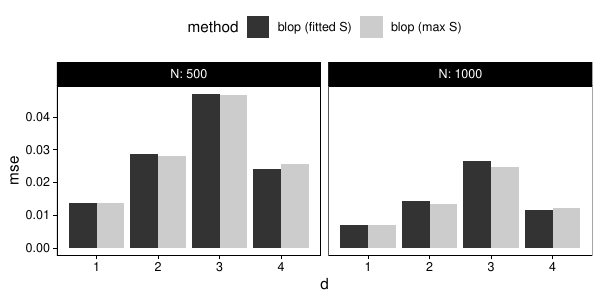

The script that saved this image:
library(magrittr)
f <- function (x, y) mean((x - y)^2)
exp_04a <- 
    readr::read_csv("data/exp-02.csv") %>%
    dplyr::filter(l == 1.75, o == sqrt(2), !is.infinite(estimate)) %>%
    dplyr::mutate(m = "blop (max S)") %>%
    dplyr::group_by(m, d, N) %>%
    dplyr::summarise(mse = f(estimate, target), .groups = "drop")

exp_04b <- 
    readr::read_csv("data/exp-04.csv") %>%
    dplyr::filter(l == 1.75, o == sqrt(2), !is.infinite(estimate)) %>%
    dplyr::mutate(m = "blop (fitted S)") %>%
    dplyr::group_by(m, d, N) %>%
    dplyr::summarise(mse = f(estimate, target), .groups = "drop")

exp_04 <-
    rbind(exp_04a, exp_04b) %>%
    dplyr::rename(method = m)

p <- 
    exp_04 %>%
    ggplot2::ggplot(ggplot2::aes(x = d, y = mse, fill = method)) + 
    ggplot2::facet_grid( ~ N, labeller = "label_both", scales = "free") +
    ggplot2::geom_bar(stat = "identity", position = ggplot2::position_dodge()) +
    ggplot2::theme_linedraw() +
    ggplot2::scale_fill_grey() + 
    ggplot2::theme(
        panel.grid.major = ggplot2::element_blank(), 
        panel.grid.minor = ggplot2::element_blank(),
        legend.position  = "top"
    )
ggplot2::ggsave("images/exp-04.pdf", p, width = 6, height = 3)
p
